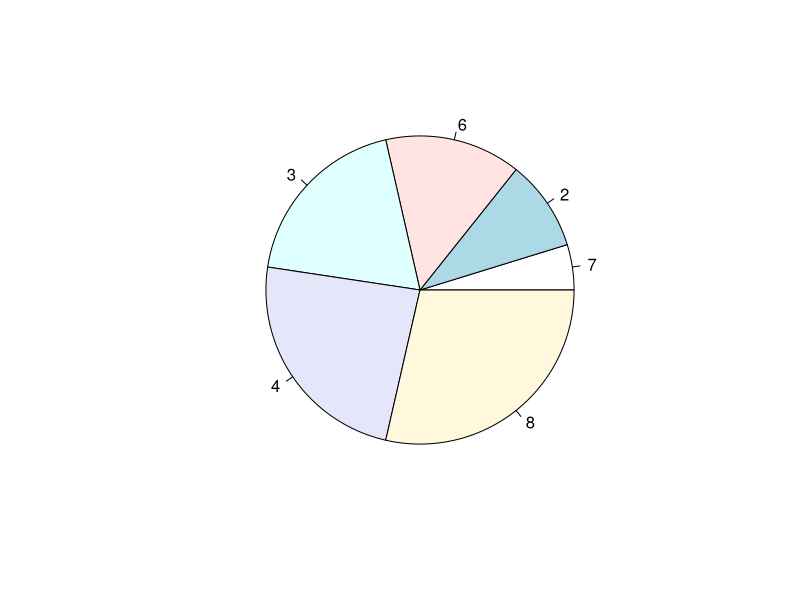

Write the R code that produced this figure.
# Draw a pie chart using R programming for the following datadistribution:
# Digits on Dice 1 2 3 4 5 6
# Frequency of getting each number 7 2 6 3 4 8
# Create data for the graph.
DigitsonDice <- c(1, 2, 3, 4, 5, 6)
Frequency <- c(7, 2, 6, 3, 4, 8)
# Plot the chart.
pie(DigitsonDice, Frequency)